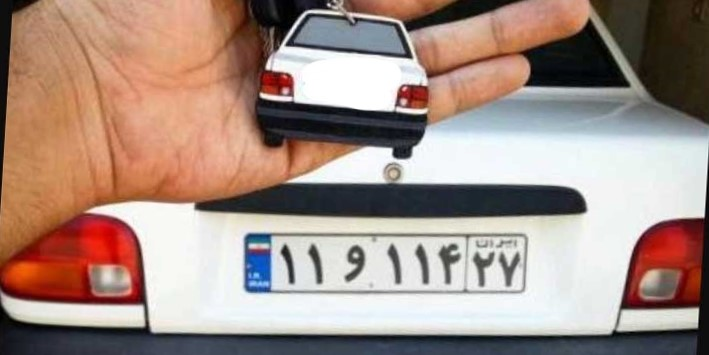
#> input picture img/Car_plate2.jpg, 709 x 355 px
$ jupyter execute 19_Car_Plate_Detection.ipynb
#> lines starting #> are read from the running program, lines starting #| are printed output that depends on the picture; after the words box and inside, x2 and y2 are one past the last pixel; in counts of white or black regions, pixels touching at a corner belong together
[cell 1]
import numpy as np
import cv2 as cv
from matplotlib import pyplot as plt
import imutils

[cell 2]
car_img = cv.imread("./img/Car_plate2.jpg")
#> car_img is the input picture: shape (355, 709, 3); mean B, G, R 132.8, 142.5, 164.6
car_img_gr = cv.cvtColor(car_img, cv.COLOR_BGR2GRAY)
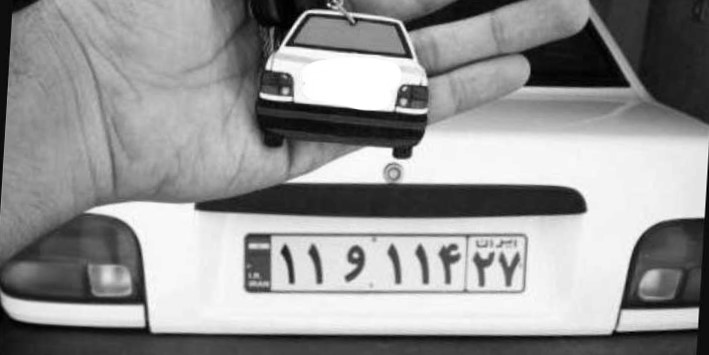
#> car_img_gr: shape (355, 709); min 0, max 255, mean 148

plt.imshow(cv.cvtColor(car_img_gr, cv.COLOR_BGR2RGB))

[cell 3]
blateral_filter = cv.bilateralFilter(car_img_gr, 11, 15, 15)
edges = cv.Canny(blateral_filter, 30, 200)
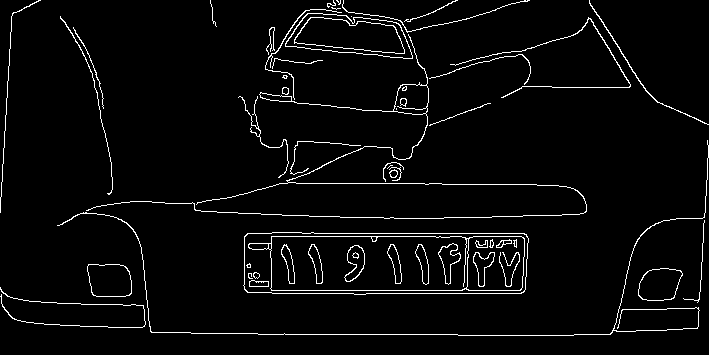
#> edges: shape (355, 709); 3.6% white in thin lines or dots
plt.imshow(cv.cvtColor(edges, cv.COLOR_BGR2RGB))

[cell 4]
contours = cv.findContours(edges.copy(), cv.RETR_TREE, cv.CHAIN_APPROX_SIMPLE)
#> contours = 88 contours, 34 with area under 20; largest, box (x1, y1, x2, y2) and area: (243, 232, 529, 295) 16933, (243, 232, 529, 295) 16921, (248, 236, 525, 291) 13714, (270, 236, 469, 291) 10550, (285, 13, 413, 59) 3950
contours_refined = imutils.grab_contours(contours)
#> contours_refined has the same summary as contours
contours_sorted = sorted(contours_refined, key=cv.contourArea, reverse=True)[:4]
#> contours_sorted = 4 contours; box (x1, y1, x2, y2) and area: (243, 232, 529, 295) 16933, (243, 232, 529, 295) 16921, (248, 236, 525, 291) 13714, (270, 236, 469, 291) 10550

[cell 5]
plate_location = None
for contour in contours_sorted:
    contour_approx = cv.approxPolyDP(contour, 10, True)
    if len(contour_approx) == 4:
        plate_location = contour_approx
        break
#> this loop made 1 pass
#> plate_location on pass 1: [[244, 236], [247, 292], [525, 289], [524, 233]]

[cell 6]
print(plate_location)
#| [[[244 236]]
#|  [[247 292]]
#|  [[525 289]]
#|  [[524 233]]]

[cell 7]
plate_mask0 = np.zeros(car_img_gr.shape, np.uint8)
plate_mask = cv.drawContours(plate_mask0, [plate_location], 0, 255, -1)
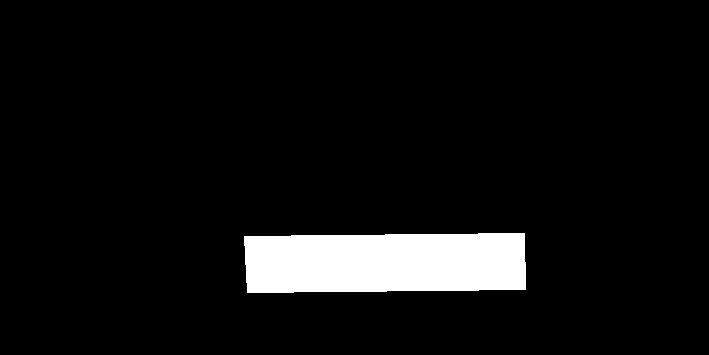
#> plate_mask: shape (355, 709); 6.3% white; 1 white region, box (x1, y1, x2, y2) and area: (244, 233, 526, 293) 15966
plate_img = cv.bitwise_and(car_img, car_img, mask=plate_mask)
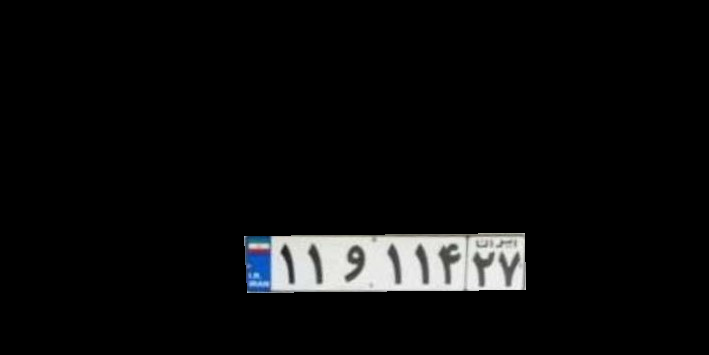
#> plate_img: shape (355, 709, 3); mean B, G, R 11.9, 11.8, 11.5
plt.imshow(cv.cvtColor(plate_img , cv.COLOR_BGR2RGB))

$ run again, with img/Car_plate3.jpg copied over img/Car_plate2.jpg
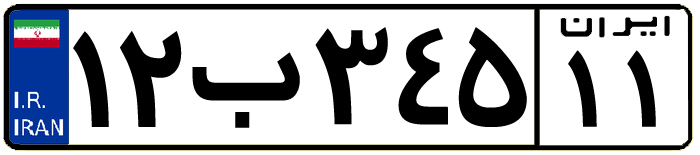
#> input picture img/Car_plate3.jpg, 700 x 155 px
#> car_img is the input picture: shape (155, 700, 3); mean B, G, R 180.8, 176.4, 174
#> `edges = cv.Canny(blateral_filter, 30, 200)`:
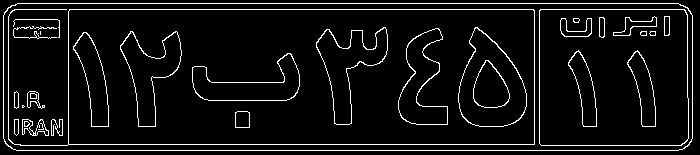
#> edges: shape (155, 700); 6.7% white in thin lines or dots
#> contours = 63 contours, 12 with area under 20; largest, box (x1, y1, x2, y2) and area: (3, 3, 693, 151) 101059, (3, 3, 693, 151) 101031, (8, 9, 535, 146) 62917, (68, 9, 535, 145) 62905, (539, 9, 689, 146) 20144
#> contours_refined has the same summary as contours
#> contours_sorted = 4 contours; box (x1, y1, x2, y2) and area: (3, 3, 693, 151) 101059, (3, 3, 693, 151) 101031, (8, 9, 535, 146) 62917, (68, 9, 535, 145) 62905
#> the loop `for contour in contours_sorted:` made 4 passes
#> plate_location on pass 4: [[68, 11], [532, 9], [534, 143], [69, 144]]
#| [[[ 68  11]]
#|  [[532   9]]
#|  [[534 143]]
#|  [[ 69 144]]]
#> plate_mask: shape (155, 700); 57.7% white; 1 black region, box (x1, y1, x2, y2) and area: (0, 0, 700, 155) 45889
#> `plate_img = cv.bitwise_and(car_img, car_img, mask=plate_mask)`:
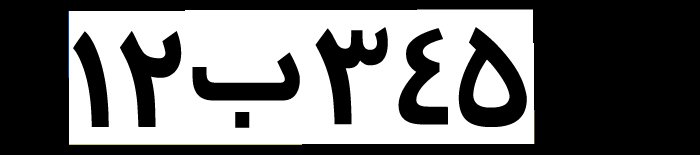
#> plate_img: shape (155, 700, 3); mean B, G, R 110.2, 110.3, 110.3
